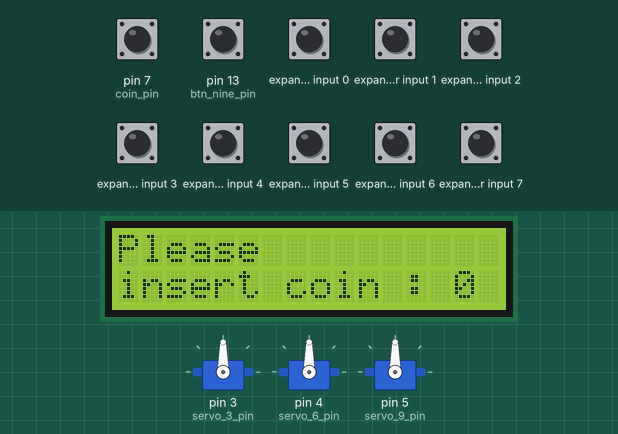
The sketch below on a simulated Arduino Uno, built with avr-gcc and run on an emulated ATmega328P. Parts: 16×2 character LCD, 3 × servo. Wiring (inferred from the names in the program): input shift register (74HC165): load pin 8; clock pin 12; serial out pin 11; CE pin 9. The inputs (shaded band) are chosen by the test bench; at power-on: expander input 0–7 HIGH, pin 7 (coin_pin), pin 13 (btn_nine_pin) LOW. What the sketch prints to the serial monitor is not drawn.

Above: at 2.3 s.
2.4 s: pin 7 (coin_pin) pulsed HIGH 2 times (0.12 s each, 0.3 s apart)
At 3.6 s:
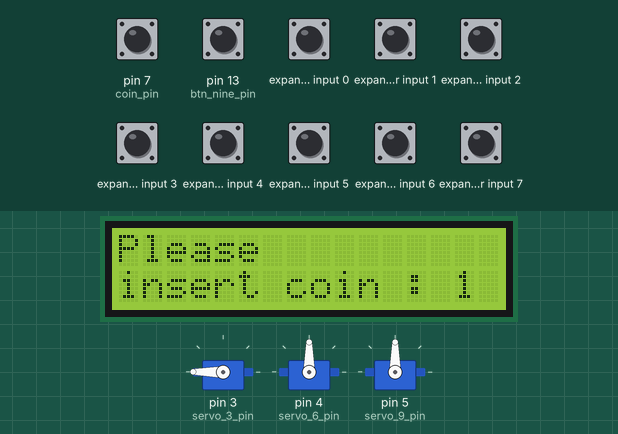
5.3 s: pin 7 (coin_pin) pulsed HIGH 5 times (0.12 s each, 0.3 s apart)
At 5.59 s:
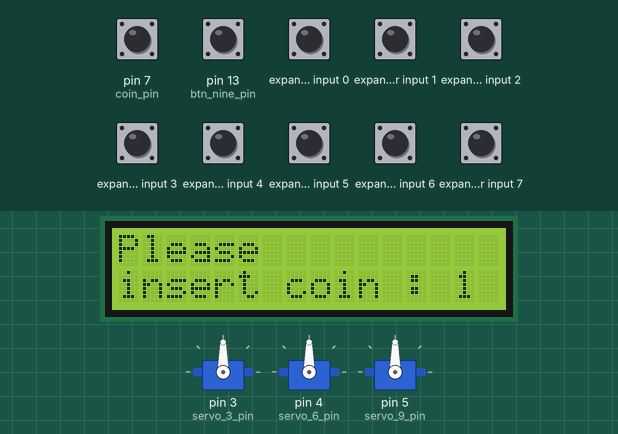
Timing chart, 0 to 8.3 s (numbered marks = the images above; inputs shaded):
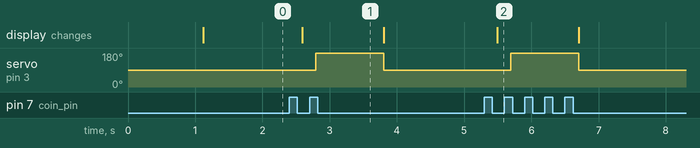

The sketch:

sketch_oct11b_PlusLCD.ino
```cpp
#include <Wire.h>  // Comes with Arduino IDE
#include <LiquidCrystal_I2C.h>
#include <Servo.h>

#define NUMBER_OF_SHIFT_CHIPS   1     /* Width of data (how many ext lines).*/
#define DATA_WIDTH   NUMBER_OF_SHIFT_CHIPS * 8  /* Width of pulse to trigger the shift register to read and latch.*/
#define PULSE_WIDTH_USEC   5   /* Optional delay between shift register reads.*/
#define POLL_DELAY_MSEC   1000 /* You will need to change the "int" to "long" If the NUMBER_OF_SHIFT_CHIPS is higher than 2.*/
#define BYTES_VAL_T unsigned int

#define SPRING_DELAY 1000

#define SPRING_COUNTER_CLOCK 180
#define SPRING_CLOCK 0

LiquidCrystal_I2C lcd(0x3F, 2, 1, 0, 4, 5, 6, 7, 3, POSITIVE);  // Set the LCD I2C address

int ploadPin        = 8;  // Connects to Parallel load pin the 165
int clockEnablePin  = 9;  // Connects to Clock Enable pin the 165
int dataPin         = 11; // Connects to the Q7 pin the 165
int clockPin        = 12; // Connects to the Clock pin the 165

int servo_3_pin  = 3; // 서보모터
int servo_6_pin  = 4; // 서보모터
int servo_9_pin  = 5; // 서보모터

int coin_pin     = 7; // 코인슬롯

BYTES_VAL_T pinValues;
BYTES_VAL_T oldPinValues;

const char tx=1;
int btn_nine_state = 0;
const char btn_nine_pin = 13;

int coinCounter = 0;
int coin_state = 0;
int last_coin_state = 0;

Servo servo_3, servo_6, servo_9;

void setup() {
  Serial.begin(9600);
  lcd.begin(16,2);   // initialize the lcd for 16 chars 2 lines, turn on backlight
  lcd.backlight();
  lcd.setCursor(0,0);
  lcd.print("Cosmetics");
  lcd.setCursor(0,1);
  lcd.print("Vending Machine");
  delay(1000);

  /* Initialize our digital pins...*/
  pinMode(ploadPin, OUTPUT);
  pinMode(clockEnablePin, OUTPUT);
  pinMode(clockPin, OUTPUT);
  pinMode(dataPin, INPUT);

  digitalWrite(clockPin, LOW);
  digitalWrite(ploadPin, HIGH);

  /* Read in and display the pin states at startup.*/
  pinValues = read_shift_regs();
  display_pin_values();
  oldPinValues = pinValues;

  pinMode(btn_nine_pin, INPUT);
  pinMode(tx, OUTPUT);

  on_off_motor(0,1);
  servo_3.attach(servo_3_pin);
  servo_6.attach(servo_6_pin);
  servo_9.attach(servo_9_pin);

  //stopAllMotor();

  Serial.println("Set Finish");
  Serial.println("Please Insert the Coin");

  lcd.setCursor(0,0);
  lcd.print("Please       ");
  lcd.setCursor(0,1);
  lcd.print("insert coin : ");
  lcd.print(coinCounter/2);
}

void loop() {
  coin_state = digitalRead(coin_pin);
  stopAllMotor();
  if(coin_state != last_coin_state){
    if(coin_state == LOW){
      coinCounter += 2; // one for rotate, one for stop
      Serial.print("coin count = ");
      Serial.println(coinCounter);

      lcd.setCursor(0,1);
      lcd.print("insert coin : ");
      lcd.print(coinCounter/2);
    }
    delay(50);
    last_coin_state = coin_state;
  }

//  ---------------coin detected-----------------
  if(coinCounter >= 1){
    btn_nine_state = digitalRead(btn_nine_pin);

    if(btn_nine_state == LOW){
      coinCounter--;
      Serial.print("coin count = ");
      Serial.println(coinCounter);

      delay(150);
      //servo_9.write;(180);
      servo_3.write(180);
      delay(1000);  // 9번째 모터가 돌아가는 시간
      coinCounter--;
      Serial.print("coin count = ");
      Serial.println(coinCounter);
      lcd.setCursor(0,1);
      lcd.print("insert coin : ");
      lcd.print(coinCounter/2);

      //servo_9.write(90);
      servo_3.write(90);

      if(coinCounter == 0){
         Serial.println("Please Insert the Coin");
      }
    }
    pinValues = read_shift_regs();

    if(pinValues != oldPinValues){
      coinCounter--;
      Serial.print("coin count = ");
      Serial.println(coinCounter);
      lcd.setCursor(0,1);
      lcd.print("insert coin : ");
      lcd.print(coinCounter/2);

      display_pin_values();
      oldPinValues = pinValues;
      if(coinCounter == 0){
        Serial.println("Please Insert the Coin");
      }
    }
    delay(POLL_DELAY_MSEC);
  }
}
void stopAllMotor(){
  servo_3.write(90);
  servo_6.write(90);
  servo_9.write(90);
  set_ch_pos_spd(1, 3850, 50);
  set_ch_pos_spd(2, 3850, 50);
  set_ch_pos_spd(4, 3850, 50);
  set_ch_pos_spd(5, 3850, 50);
  set_ch_pos_spd(7, 3850, 50);
  set_ch_pos_spd(8, 3850, 50);
}
/*for button register*/
BYTES_VAL_T read_shift_regs()
{
  long bitVal;
  BYTES_VAL_T bytesVal = 0;

  /* Trigger a parallel Load to latch the state of the data lines,
  */
  digitalWrite(clockEnablePin, HIGH);
  digitalWrite(ploadPin, LOW);
  delayMicroseconds(PULSE_WIDTH_USEC);
  digitalWrite(ploadPin, HIGH);
  digitalWrite(clockEnablePin, LOW);

  /* Loop to read each bit value from the serial out line
   * of the SN74HC165N.
  */
  for(int i = 0; i < DATA_WIDTH; i++)
  {
    bitVal = digitalRead(dataPin);

    /* Set the corresponding bit in bytesVal.
    */
    bytesVal |= (bitVal << ((DATA_WIDTH-1) - i));

    /* Pulse the Clock (rising edge shifts the next bit).
    */
    digitalWrite(clockPin, HIGH);
    delayMicroseconds(PULSE_WIDTH_USEC);
    digitalWrite(clockPin, LOW);
  }
  return(bytesVal);
}

/* Dump the list of zones along with their current status.
*/
void display_pin_values(){
  for(int i = 0; i < DATA_WIDTH; i++){
    int channel = i+1;

    if((pinValues >> i) & 1){
      if(channel == 1){  set_ch_pos_spd(7, 3850, 50);  }
      else if(channel == 2){
        servo_6.write(90);
      }
      else if(channel == 3){  set_ch_pos_spd(5, 3850, 50);  }
      else if(channel == 4){  set_ch_pos_spd(8, 3850, 50);  }
      else if(channel == 5){  set_ch_pos_spd(4, 3850, 50);  }
      else if(channel == 6){
        servo_9.write(90);
      }
      else if(channel == 7){  set_ch_pos_spd(1, 3850, 50);  }
      else if(channel == 8){  set_ch_pos_spd(2, 3850, 50);  }

      /*
      if(channel == 3){
        servo_3.write(90);
      }
      else if(channel == 6){
        servo_6.write(90);
      }
      else{
        set_ch_pos_spd(i+1, 3850, 50);
      }*/
    }
    else{
      if(channel == 1){  set_ch_pos_spd(7, 400, 50);  }
      else if(channel == 2){
        servo_6.write(SPRING_CLOCK);
        delay(SPRING_DELAY);
      }
      else if(channel == 3){  set_ch_pos_spd(5, 400, 50);  }
      else if(channel == 4){  set_ch_pos_spd(8, 400, 50);  }
      else if(channel == 5){  set_ch_pos_spd(4, 400, 50);  }
      else if(channel == 6){
        servo_9.write(SPRING_CLOCK);
        delay(SPRING_DELAY);
      }
      else if(channel == 7){  set_ch_pos_spd(1, 400, 50);  }
      else if(channel == 8){  set_ch_pos_spd(2, 400, 50);  }
      /*
      if(channel == 3){
        servo_3.write(SPRING_CLOCK);
        delay(SPRING_DELAY);
      }
      else if(channel == 6){
        servo_6.write(SPRING_CLOCK);
        delay(SPRING_DELAY);
      }
      else{
        if(channel == 1 || channel == 2){
        set_ch_pos_spd(i+1, 7300, 50);
        }
        else{
          set_ch_pos_spd(i+1, 400, 50);
        }
      }*/
    }
  }
}

/*for motor expand module*/
void on_off_motor(unsigned char channel, unsigned char on){
  unsigned char first_byte = 0;
  first_byte = 0b11000000|channel;
  Serial.write(first_byte);
  Serial.write(on);
}

void set_ch_pos_spd(unsigned char channel, unsigned int position, unsigned char velocity){
  unsigned char first_byte = 0;
  unsigned char high_byte = 0;
  unsigned char low_byte = 0;

  first_byte = 0b11100000|channel;
  high_byte = (position>>6) & 0b01111111;
  low_byte = position & 0b00111111;

  Serial.write(first_byte);
  Serial.write(high_byte);
  Serial.write(low_byte);
  Serial.write(velocity);
}
```

Measured:
- after the input at 2.4 s, servo on pin 3 (servo_3_pin): 90° → 180° after 0.39 s, → 90° 1.0 s later; the display: changes after 0.19 s (image 1)
- after the input at 5.3 s, servo on pin 3 (servo_3_pin): 90° → 180° after 0.39 s, → 90° 1.0 s later; the display: changes after 0.19 s (image 2)
